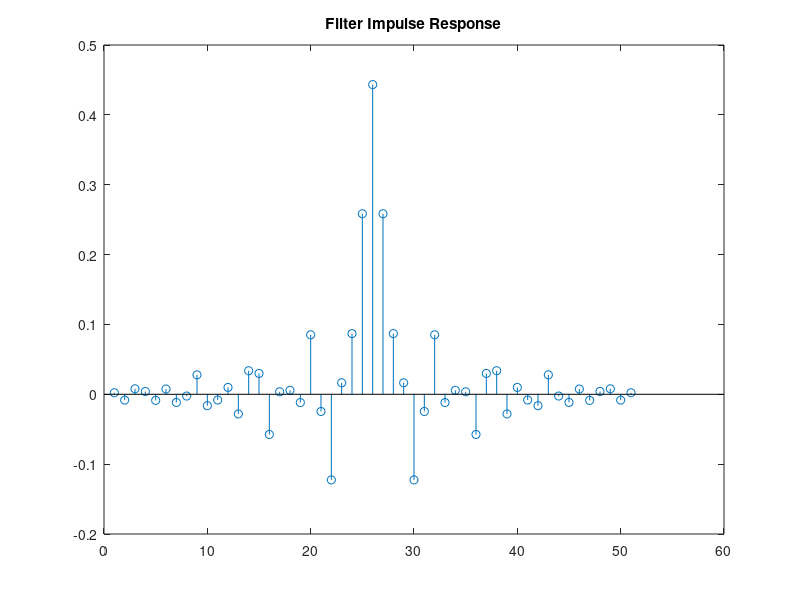
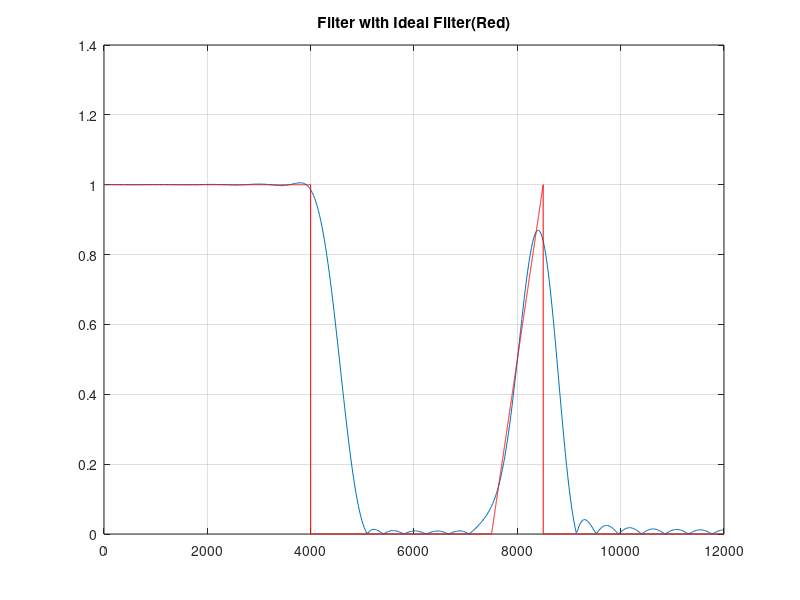
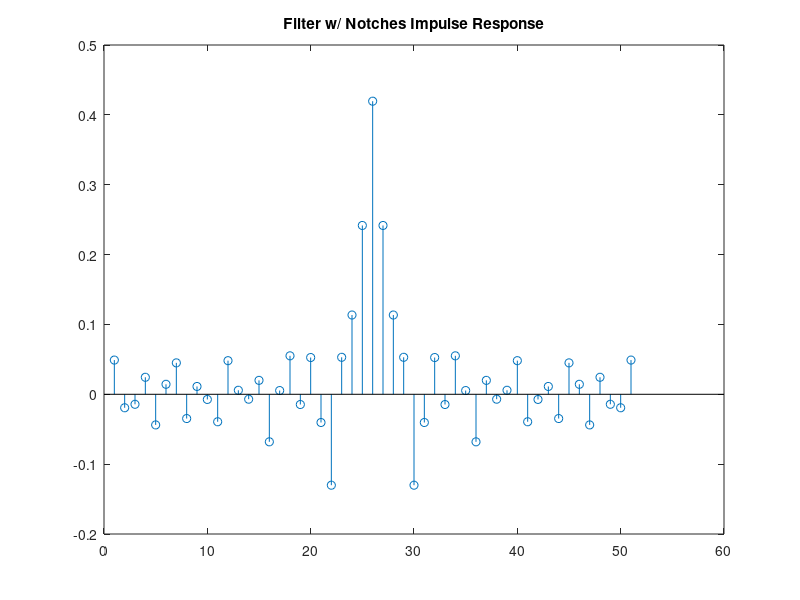
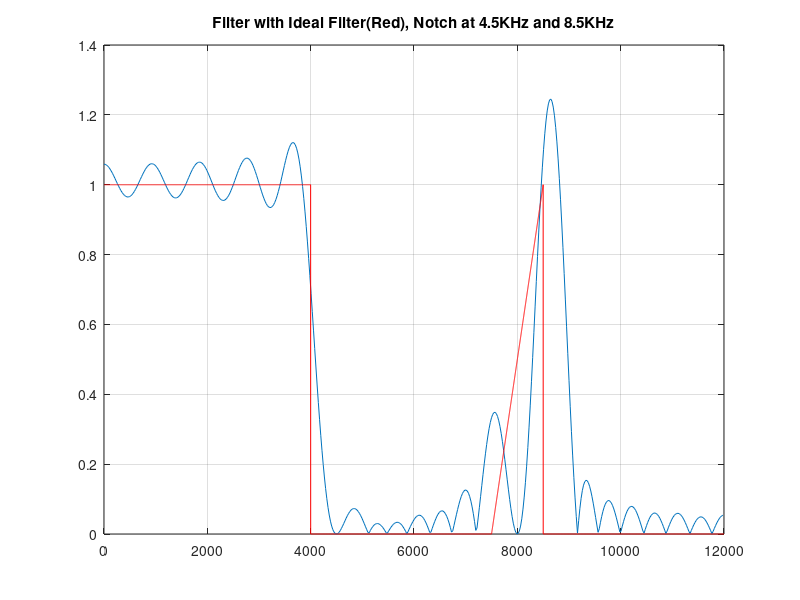

Reproduce these figures in MATLAB, in order.
clear all
close all

%FIGURE LIST

%Figure 1 - Impulse Response
%Figure 2 - Magnitude Response
%Figure 3 - Impulse Response
%Figure 4 - Magnitude Response

f_grid = 12000;
N = 50;
M = ceil(N/2);


%Example 1: Eigenfilter method used to design a type-1 linear phase FIR filter, N=50. to
%have a magnitude frequency response as close as possible to the desired
%frequency response:
%Fs = 24000 Hz
%0-4000hz - passband, Mag = 1
%5000-7000hz - stop band, Mag = 0;
%7500-8500hz - passband with linear slop, Mag = 1/(8500-7500)
%9000-12000 - stopband, Mag = 0;
Wp = [0 4000 5000 7000 7500 8500 9000 12000];
W  = [1 0 1/(8500-7500) 0]


%build Dw
f2 = linspace(0, 12000, f_grid);
flin= linspace(0,1000,1000);
lin_sec = 1*flin*(1/1000);

Dwtest = []
cnt = 1;
for i = 1:length(f2)
    %less than 4k
    if f2(i) < Wp(2)
        Dwtest = [Dwtest W(1)];
    end

    %transition
    if f2(i) >= Wp(2) & f2(i) <=  Wp(3)
        Dwtest = [Dwtest eps];
    end

    %0
   if (f2(i)) >= Wp(3) & f2(i) <= Wp(4)
       Dwtest = [Dwtest W(2)];
   end

   %tran
   if f2(i) >= Wp(4) & f2(i) <= Wp(5)
       Dwtest = [Dwtest eps];
   end

   %lin
   if f2(i) >= Wp(5) & f2(i) <= Wp(6)
       Dwtest = [Dwtest 1*lin_sec(cnt)];
       cnt = cnt + 1;
   end

   %tran
   if f2(i) >= Wp(6) & f2(i) <= Wp(7)
       Dwtest = [Dwtest eps];
   end

    if f2(i) >= Wp(7) & f2(i) <= Wp(8)
       Dwtest = [Dwtest 0];
   end

end
%Dwtest = ones(1,f_grid);

%f_grid
f = linspace(0,.5,f_grid);
w = 2*pi*f;

%Cw dim = (M+1xfgrid)
Cw = cos(w'*(0:M))';

%Cw M+1x1
%Expand into Cw3 dim = M+1 x M+1 x f_grid
%then trapz over 3rd dimension, w (f_grid) into M+1xM+1
Cw3 = zeros(M+1, M+1, f_grid);
for i = 1:f_grid
    Cw3(:,:,i) = Cw(:,i)*Cw(:,i)';
end

%region to integrate over
%reg = 1:length(Dwtest);
reg = find(Dwtest~=eps);

%build Q
%integrate
Q = trapz(Cw3(:,:,reg),3);
Q = Q + eye(size(Q))*1e-10;

%build P
%Dw 1xf_grid
%Cw(i,:)1 x f_grid
%Ptemp = M+1 x f_grid
Dw = Dwtest;
for i = 1:M+1
    Ptemp(i,:) = Dw.*Cw(i,:);
end


%integrate over w, dim 2
PP= trapz(Ptemp(:,reg),2);
P = PP;

%build d
Dw2 = Dw.^2;
d = trapz(Dw2(reg));

%build Qt
Qt = [Q P;P' d];

%find minimum eigenvector
%A*V = V*D
[V,D] = eigs(Qt,1,'sm');

%build [a0' -1]
%manipulate for ease of building h
a_hat0 = V/(-V(end));
at = a_hat0';
at2 = at(1:length(at)-1);
a_h = .5*at2(2:end);

%build h - filter coefficients
h = [fliplr(a_h) at2(1) (a_h)];


figure
stem(h)
title('Filter Impulse Response')

figure
[h2,w2] = freqz(h);
plot(w2*24000/(2*pi), abs(h2))
title('Filter with Ideal Filter(Red)')
grid on
hold on
plot(f*24000, Dwtest,'color','r')
hold off

%Example 2
%Designing a linear phase type-1 FIR filter with the same frequency response
%as Example 1 with two notches at 4500Hz and 8000Hz
L = 1;
E = zeros(L+3,M+1);
temp = Cw3(:,:,4500);
E(1,:) = temp(1,:);

temp2 = diff(Cw3,1,3);
temp3 = temp2(:,:,4500);
E(2,:) = temp3(1,:);

temp22 = Cw3(:,:,8000);
E(3,:) = temp22(1,:);

temp22 = diff(Cw3,1,3);
temp32 = temp22(:,:,8000);
E(4,:) = temp32(1,:);

B  = null([E zeros(size(E,1),1)]);

n  = B'*Qt*B ;

[V1,e1] = eigs(n, 1,'sm');

ao = B*V1;

ao_hat = ao/(-ao(end));
at2_2 = ao_hat(1:length(ao_hat)-1)';
a_h2 = .5*at2_2(2:end);


%build h
hh1 = [fliplr(a_h2) at2_2(1) (a_h2)];
hh3 = hh1;


figure
stem(hh3)
title('Filter w/ Notches Impulse Response')

figure
[h3,w3] = freqz(hh3);
plot(w3*24000/(2*pi), abs(h3))
title('Filter with Ideal Filter(Red), Notch at 4.5KHz and 8.5KHz')
grid on
hold on
plot(f*24000, Dwtest,'color','r')

hold off